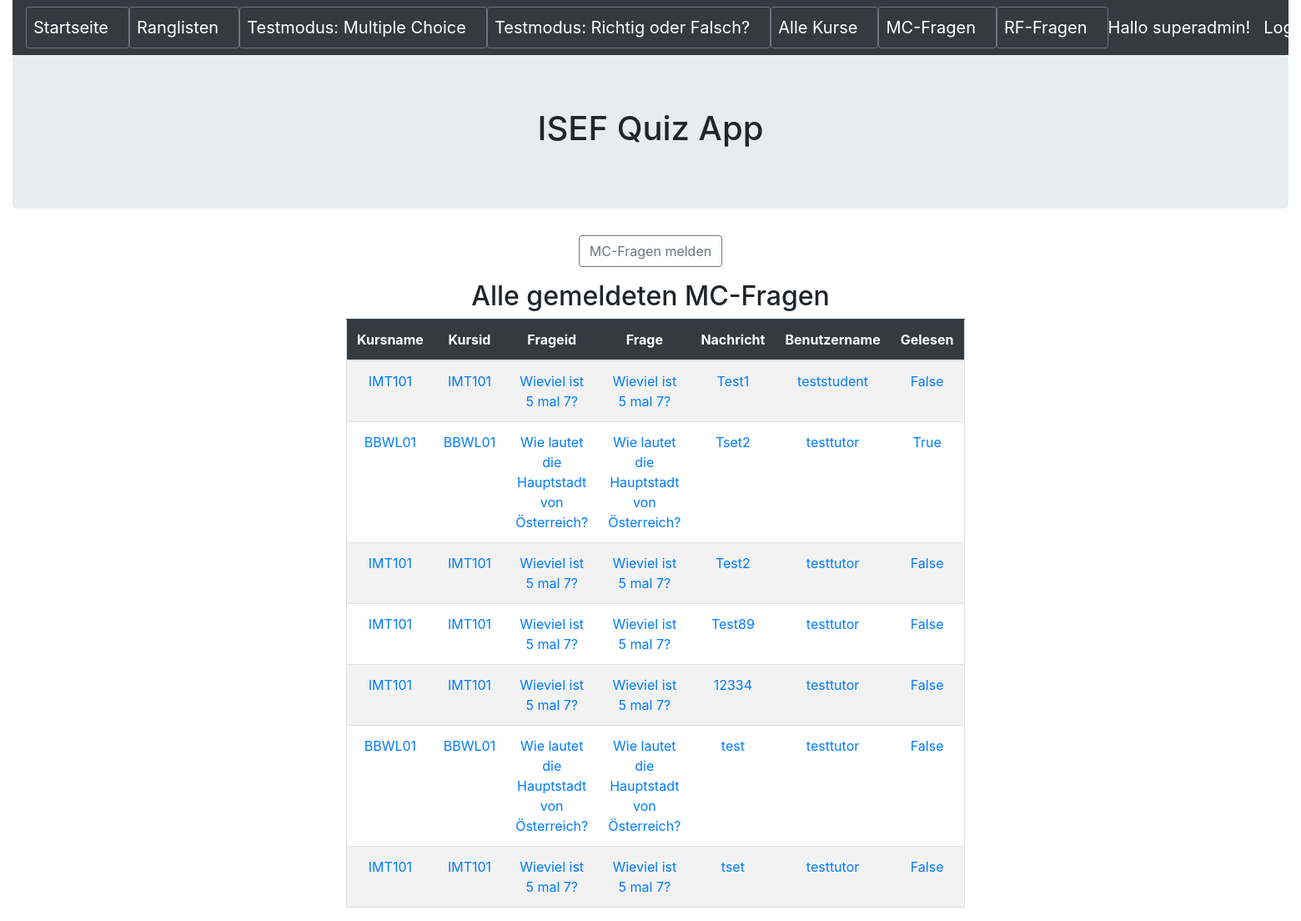
The app's page /meldungmcfragen (signed in) with its own data.
### quiz/models.py (models this page shows, shortened)
class MeldungMCFragen(models.Model):
    kursname = models.CharField(max_length=50,blank=False)
    kursid = models.ForeignKey(Kurs,null=True,blank=False,on_delete=models.CASCADE)
    frageid = models.ForeignKey(Frage,null=True,blank=False,on_delete=models.CASCADE)
    frage = models.CharField(max_length=255,blank=False)
    nachricht = models.CharField(max_length=500,blank=False)
    benutzername = models.CharField(max_length=50,blank=False)
    gelesen=models.BooleanField(default=False)

class Kurs(models.Model):
    name = models.CharField(max_length=50,help_text='Geben Sie den Namen des Kurses ein')
    beschreibung = models.CharField(max_length=255,help_text='Geben Sie die Beschreibung des Kurses ein')
    def __str__(self):
        return self.name

class Frage(models.Model):
    name = models.CharField(max_length=255,blank=False,help_text='Geben Sie hier die Frage ein')
    kurs = models.ForeignKey(Kurs,null=True,blank=False,on_delete=models.CASCADE,help_text='Wählen Sie den Kurs, welchem die Frage zugewiesen wird')
    antwort1 = models.CharField(max_length=255,blank=False,null=True,help_text='Geben Sie die Antwort1 der Frage ein')
    antwort1richtig = models.BooleanField(default=False,help_text='Geben Sie an ob Antwort1 richtig ist',verbose_name="Antwort1 richtig?")
    antwort2 = models.CharField(max_length=255,blank=False,null=True,help_text='Geben Sie die Antwort2 der Frage ein')
    antwort2richtig = models.BooleanField(default=False,help_text='Geben Sie an ob Antwort2 richtig ist',verbose_name="Antwort2 richtig?")
    antwort3 = models.CharField(max_length=255,blank=True,null=True,help_text='Geben Sie die Antwort3 der Frage ein (optional)')
    antwort3richtig = models.BooleanField(default=False,help_text='Geben Sie an ob Antwort3 richtig ist',verbose_name="Antwort3 richtig?")
    antwort4 = models.CharField(max_length=255,blank=True,null=True,help_text='Geben Sie die Antwort4 der Frage ein (optional)')
    antwort4richtig = models.BooleanField(default=False,help_text='Geben Sie an ob Antwort4 richtig ist',verbose_name="Antwort4 richtig?")
    freigegeben=models.BooleanField(default=False,help_text='Frage freigeben?',verbose_name="Frage freigeben")
    def __str__(self):
        return self.name

### quiz/views.py (the view)
# urls.py: path('meldungmcfragen', MeldungMCFragenHome.as_view(), name='meldungmcfragen'),
class MeldungMCFragenHome(AuthListView):
    model = MeldungMCFragen
    template_name = 'meldungmcfrage/meldungmcfragen_home.html'
    permission_required = ('quiz.view_meldungmcfragen')

### quiz/templates/meldungmcfrage/meldungmcfragen_home.html
{% extends 'base.html' %}
{% block content %}
<div class="text-center">
	<p><button type="button" class="btn btn-outline-secondary" onclick="location.href='{% url 'meldungmcfrage_select'  %}'"> MC-Fragen melden</button></p>
</div>
<h2 class="text-center">Alle gemeldeten MC-Fragen</h2>
<div class="container text-center">
	<div class="row justify-content-md-center">
		<div class="col-sm-8 ">
			<table  class ="table border table-hover table-striped">
				<thead class="table-dark">
					<th width=100 scope = "col">Kursname</th>
					<th width=100 scope = "col">Kursid</th>
					<th width=100 scope = "col">Frageid</th>
					<th width=100 scope = "col">Frage</th>
					<th width=100 scope = "col">Nachricht</th>
					<th width=550 scope = "col">Benutzername</th>
					<th width=550 scope = "col">Gelesen</th>
				</thead>
				<tbody>
				{% for meldungmcfragen in object_list %}
					<tr>
						<td> <a href="{% url 'meldungmcfragen_detail' meldungmcfragen.pk %}">{{ meldungmcfragen.kursname }}</a> </td>
						<td> <a href="{% url 'meldungmcfragen_detail' meldungmcfragen.pk %}">{{ meldungmcfragen.kursid }}</a> </td>
						<td> <a href="{% url 'meldungmcfragen_detail' meldungmcfragen.pk %}">{{ meldungmcfragen.frageid }}</a> </td>
						<td> <a href="{% url 'meldungmcfragen_detail' meldungmcfragen.pk %}">{{ meldungmcfragen.frage}}</a> </td>
						<td> <a href="{% url 'meldungmcfragen_detail' meldungmcfragen.pk %}">{{ meldungmcfragen.nachricht}}</a> </td>
						<td> <a href="{% url 'meldungmcfragen_detail' meldungmcfragen.pk %}">{{ meldungmcfragen.benutzername}}</a> </td>
						<td> <a href="{% url 'meldungmcfragen_detail' meldungmcfragen.pk %}">{{ meldungmcfragen.gelesen}}</a> </td>
					</tr>
				{% endfor %}
				</tbody>
			</table>
		</div>
	</div>
</div>
{% endblock content %}

### templates/base.html (shortened to what this page needs)
<!DOCTYPE html>
<html>
  <head>
	<link rel="stylesheet" href="https://stackpath.bootstrapcdn.com/bootstrap/4.5.0/css/bootstrap.min.css">
  </head>
  <body>
    <div class="container-fluid">
        <header>
            <nav class="navbar navbar-expand-lg navbar-dark bg-dark">
                <button type="button" class="btn btn-outline-secondary btn-sm"><a class="navbar-brand" href="{% url 'index' %}">Startseite</a></button>
                <button type="button" class="btn btn-outline-secondary btn-sm"><a class="navbar-brand" href="{% url 'ergebnis_start' %}">Ranglisten</a></button>
                <button type="button" class="btn btn-outline-secondary btn-sm"><a class="navbar-brand" href="{% url 'mctest_select' %}">Testmodus: Multiple Choice</a></button>
                <button type="button" class="btn btn-outline-secondary btn-sm"><a class="navbar-brand" href="{% url 'rftest_select' %}">Testmodus: Richtig oder Falsch?</a></button>
                <button type="button" class="btn btn-outline-secondary btn-sm"><a class="navbar-brand" href="{% url 'kurs_start' %}">Alle Kurse</a></button>
                <button type="button" class="btn btn-outline-secondary btn-sm"><a class="navbar-brand" href="{% url 'frage_start' %}">MC-Fragen</a></button>
                <button type="button" class="btn btn-outline-secondary btn-sm"><a class="navbar-brand" href="{% url 'richtigoderfalsch_start' %}">RF-Fragen</a></button>
				{% if user.is_authenticated %}
                <a class="navbar-brand ml-auto order-md-last ">Hallo {{ user.get_username }}!</a>
                <a class="navbar-brand ml-auto order-md-last" href="{% url 'logout'%}?next={{request.path}}">Logout</a>
                {% else %}
                <a class="navbar-brand ml-auto order-md-last" href="{% url 'login'%}?next={{request.path}}">Login</a>
                {% endif %}
            </nav>
        </header>
        <div class="jumbotron">
            <h1 class="text-center">ISEF Quiz App</h1>
        </div>
        {% block content %}
        {% endblock content %}
    </div>
  </body>
</html>

### records on screen
MeldungMCFragen: kursname "IMT101", kursid "IMT101", frageid "Wieviel ist 5 mal 7?", frage "Wieviel ist 5 mal 7?", nachricht "Test1", benutzername "teststudent", gelesen "False"
MeldungMCFragen: kursname "BBWL01", kursid "BBWL01", frageid "Wie lautet die Hauptstadt von Österreich?", frage "Wie lautet die Hauptstadt von Österreich?", nachricht "Tset2", benutzername "testtutor", gelesen "True"
MeldungMCFragen: kursname "IMT101", kursid "IMT101", frageid "Wieviel ist 5 mal 7?", frage "Wieviel ist 5 mal 7?", nachricht "Test2", benutzername "testtutor", gelesen "False"
MeldungMCFragen: kursname "IMT101", kursid "IMT101", frageid "Wieviel ist 5 mal 7?", frage "Wieviel ist 5 mal 7?", nachricht "Test89", benutzername "testtutor", gelesen "False"
MeldungMCFragen: kursname "IMT101", kursid "IMT101", frageid "Wieviel ist 5 mal 7?", frage "Wieviel ist 5 mal 7?", nachricht "12334", benutzername "testtutor", gelesen "False"
MeldungMCFragen: kursname "BBWL01", kursid "BBWL01", frageid "Wie lautet die Hauptstadt von Österreich?", frage "Wie lautet die Hauptstadt von Österreich?", nachricht "test", benutzername "testtutor", gelesen "False"
MeldungMCFragen: kursname "IMT101", kursid "IMT101", frageid "Wieviel ist 5 mal 7?", frage "Wieviel ist 5 mal 7?", nachricht "tset", benutzername "testtutor", gelesen "False"

### other values on screen
{{ user.get_username }} "superadmin"
